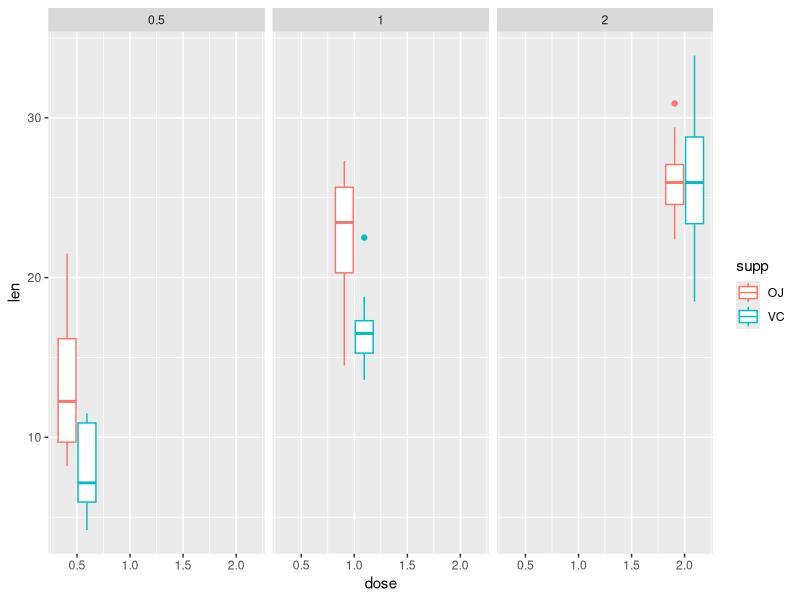

Generate this figure with R:
## ---- chunk 1
  library(ggplot2)
## ---- chunk 2
  data(ToothGrowth)
  head(ToothGrowth)
  summary(ToothGrowth)
## ---- chunk 3
  with(ToothGrowth, table(supp, dose))
## ---- chunk 4
  ggplot(ToothGrowth, aes(x=dose, y=len, color=supp)) + geom_boxplot() + facet_wrap(~ dose)

